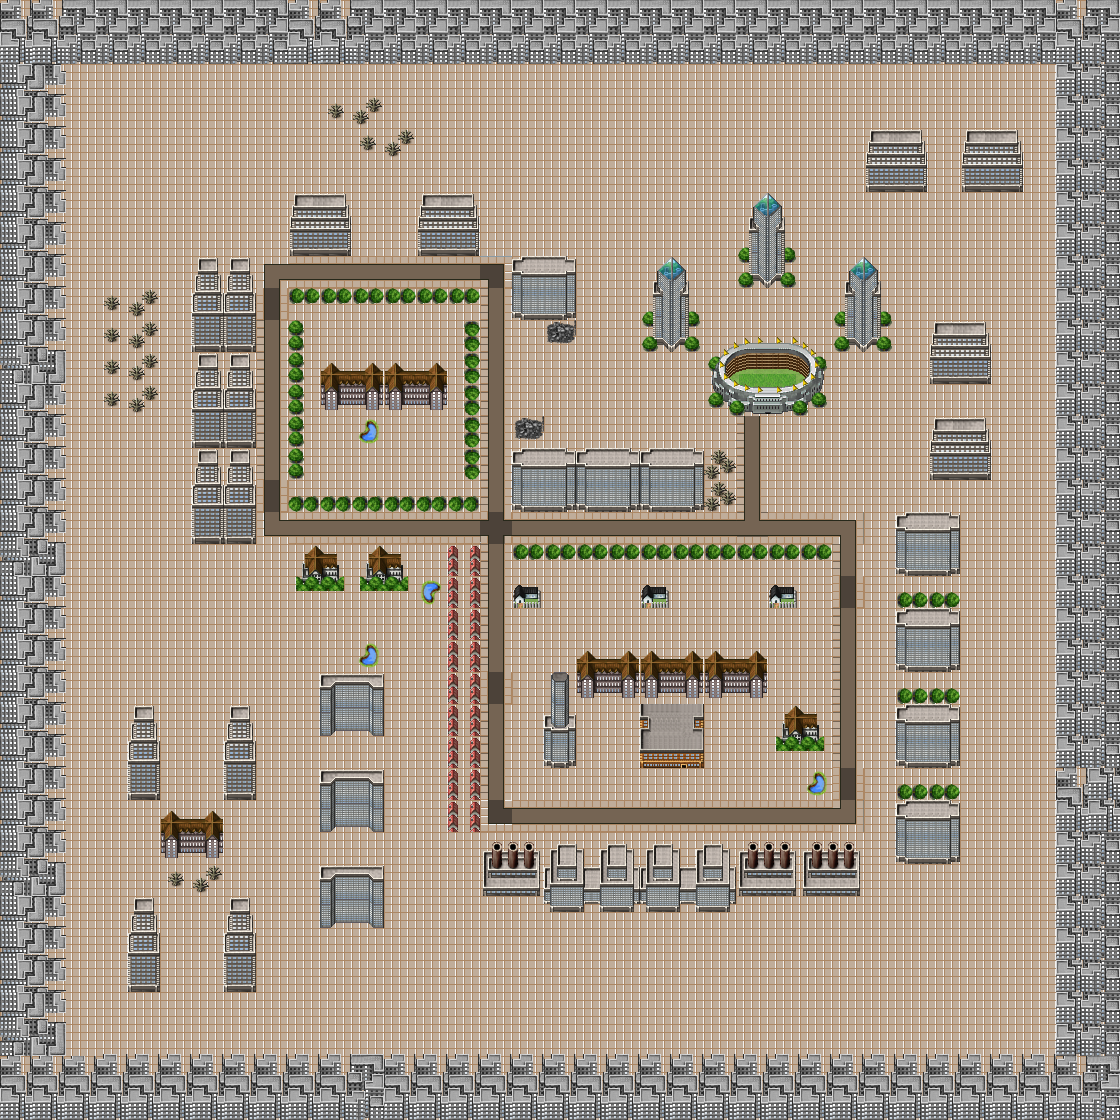

Below is a game level as drawn by its tile map, then a one-line description and the .tmx that defines it (tile-layer data replaced by summaries):
An orthogonal 35x35 tile map with 32x32 px tiles, 3 tile layers (Ground, Road, Buildings).

<map version="1.0" orientation="orthogonal" renderorder="right-down" width="35" height="35" tilewidth="32" tileheight="32" nextobjectid="21">
 <tileset firstgid="1" name="CitySet" tilewidth="32" tileheight="32">
  <image source="TileE-1.png" width="512" height="512" />
  <tile id="94">
   <properties>
    <property name="minigame" value="true" />
   </properties>
  </tile>
  <tile id="95">
   <properties>
    <property name="minigame" value="true" />
   </properties>
  </tile>
  <tile id="110">
   <properties>
    <property name="minigame" value="true" />
   </properties>
  </tile>
  <tile id="111">
   <properties>
    <property name="minigame" value="true" />
   </properties>
  </tile>
  <tile id="126">
   <properties>
    <property name="minigame" value="true" />
   </properties>
  </tile>
  <tile id="127">
   <properties>
    <property name="minigame" value="true" />
   </properties>
  </tile>
  <tile id="142">
   <properties>
    <property name="minigame" value="true" />
   </properties>
  </tile>
  <tile id="143">
   <properties>
    <property name="minigame" value="true" />
   </properties>
  </tile>
  <tile id="158">
   <properties>
    <property name="minigame" value="true" />
   </properties>
  </tile>
  <tile id="159">
   <properties>
    <property name="minigame" value="true" />
   </properties>
  </tile>
  <tile id="169">
   <properties>
    <property name="heroHQ" value="true" />
   </properties>
  </tile>
  <tile id="174">
   <properties>
    <property name="minigame" value="true" />
   </properties>
  </tile>
  <tile id="175">
   <properties>
    <property name="minigame" value="true" />
   </properties>
  </tile>
 </tileset>
 <layer name="Ground" width="35" height="35">
  <data>[1225 cells, 1225 non-empty, 1 distinct tile ids]</data>
 </layer>
 <layer name="Road" width="35" height="35">
  <data>[1225 cells, 73 non-empty, 12 distinct tile ids]</data>
 </layer>
 <layer name="Buildings" width="35" height="35">
  <data>[1225 cells, 597 non-empty, 75 distinct tile ids]</data>
 </layer>
</map>
